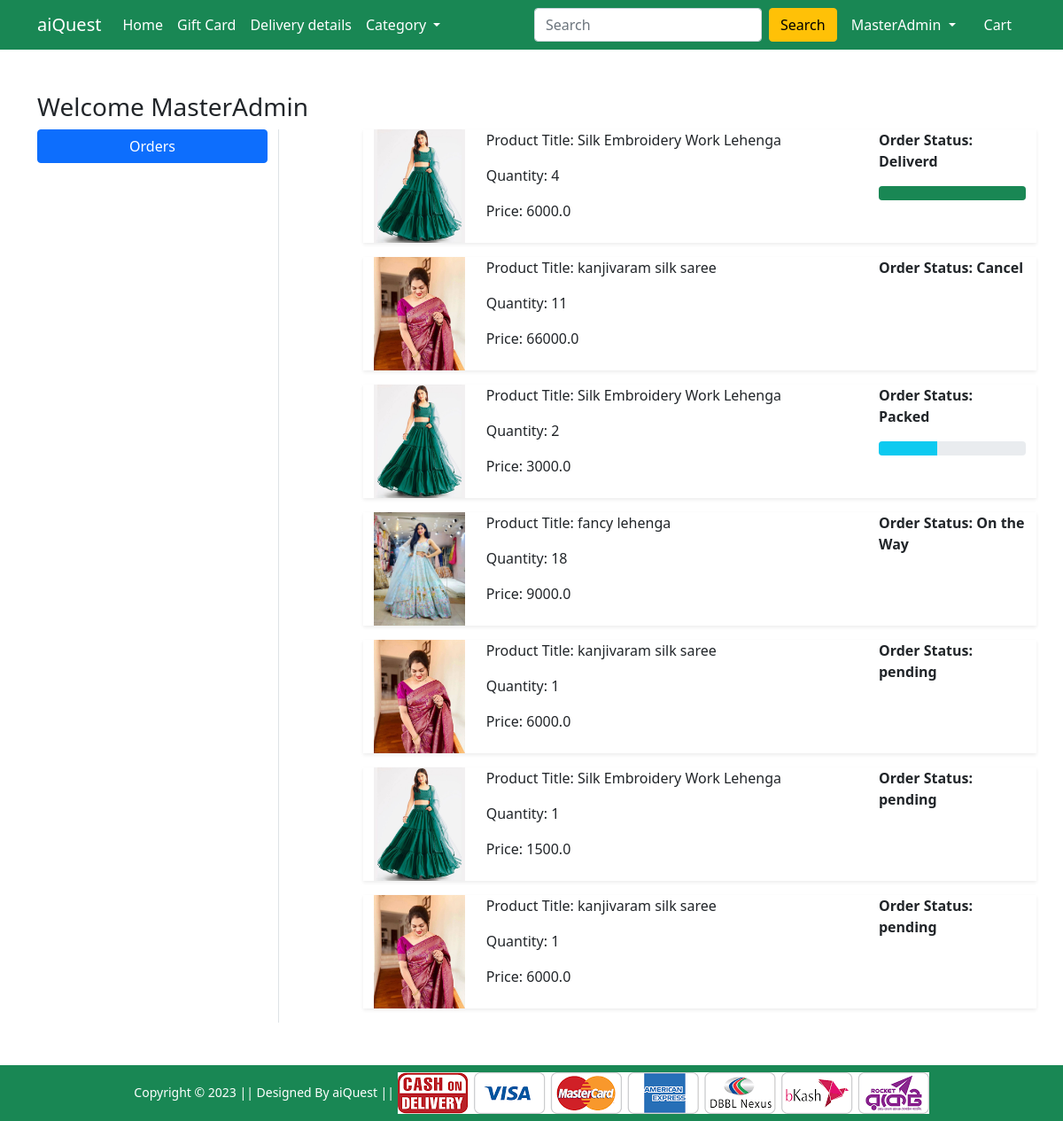
Screenshot of /orders/ (signed in) with the database file from the repository.
### Shop/models.py (models this page shows, shortened)
class OrderPlaced(models.Model):
    user = models.ForeignKey(User, on_delete=models.CASCADE)
    customar = models.ForeignKey(Customar, on_delete=models.CASCADE)
    product = models.ForeignKey(Product, on_delete=models.CASCADE)
    quantity = models.PositiveIntegerField(default=1)
    ordered_date = models.DateTimeField(auto_now_add=True)
    status = models.CharField(max_length=50, choices=STATUS_CHOICE, default='pending')
    @property
    def ammount(self):
        return self.quantity * self.product.discount_price

class Product(models.Model):
    title = models.CharField(max_length=100)
    selling_rice = models.FloatField()
    discount_price = models.FloatField()
    discription = models.TextField()
    brand = models.CharField(max_length=100)
    category = models.CharField(choices=CATEGORY_CHOICES, max_length=4)
    product_img = models.ImageField(upload_to='product_img')

### Shop/views.py (the view)
# urls.py: path('orders/', views.orders, name='orders'),
@login_required
def orders(request):
     order_placed = OrderPlaced.objects.filter(user=request.user)
     data ={
          'order_placed':order_placed,
     }
     return render(request, 'Shop/orders.html',data)

### Shop/templates/Shop/orders.html (shortened to what this page needs)
{% extends 'Shop/base.html' %}
{% load static %}
{% block main-content %}
<div class="container my-5">
    <div class="row">
        <h3>Welcome <span>{{request.user|capfirst}}</span></h3>
        <div class="col-sm-3 border-end">
            <ul class="list-unstyled">
                <li class="d-grid"><a href="{% url 'orders' %}" class="btn btn-primary">Orders</a></li>
            </ul>
        </div>
        <div class="col-sm-8 offset-sm-1">
            {% for op in order_placed %}
            <div class="row shadow-sm mb-3">
                <div class="col-sm-2">
                    <img src="{{op.product.product_img.url}}" alt="" srcset="" class="img-fluid" height="150"
                        width="150">
                </div>
                <div class="col-sm-7">
                    <p>Product Title: {{op.product.title}}</p>
                    <p>Quantity: {{op.quantity}}</p>
                    <p>Price: {{op.ammount}}</p>
                </div>
                <div class="col-sm-3 fw-bold">
                    <p>Order Status: {{op.status}}</p>
                    {% if op.status == 'Packed' %}
                    <div class="progress">
                        <div class="progress-bar bg-info" role="progressbar" style="width: 40%" aria-valuenow="40"
                            aria-valuemin="0" aria-valuemax="100">
                        </div>
                    </div>
                    {% endif %}
                    {% if op.status == 'Deliverd' %}
                    <div class="progress">
                        <div class="progress-bar bg-success" role="progressbar" style="width: 100%" aria-valuenow="100"
                            aria-valuemin="0" aria-valuemax="100">
                        </div>
                    </div>
                    {% endif %}
                </div>
            </div>
            {% endfor %}
        </div>
    </div>
</div>
{% endblock main-content %}

### Shop/templates/Shop/base.html (shortened to what this page needs)
<!doctype html>
{% load static %}
<html lang="en">
<head>
    <link href="https://cdn.jsdelivr.net/npm/bootstrap@5.0.0-beta1/dist/css/bootstrap.min.css" rel="stylesheet"
>
    <link rel="stylesheet" href="{% static 'Shop/css/owl.carousel.min.css' %}">
    <link rel="stylesheet" href="{% static 'Shop/css/all.min.css' %}">
    <link rel="stylesheet" href="{% static 'Shop/css/style.css' %}">
</head>
<body>
    <nav class="navbar navbar-expand-lg navbar-dark bg-success">
        <div class="container">
            <a class="navbar-brand" href="/">aiQuest</a>
            <div class="collapse navbar-collapse" id="navbarSupportedContent">
                <ul class="navbar-nav me-auto mb-2 mb-lg-0">
                    <li class="nav-item">
                        <a class="nav-link active" aria-current="page" href="/">Home</a>
                    </li>
                    <li class="nav-item">
                        <a class="nav-link active" aria-current="page" href="www.gmail.com">Gift Card</a>
                    </li>
                    <li class="nav-item">
                        <a class="nav-link active" aria-current="page" href="#">Delivery details</a>
                    </li>
                    <li class="nav-item dropdown">
                        <a class="nav-link dropdown-toggle text-white" href="#" id="electronicsDropdown" role="button"
                            data-bs-toggle="dropdown" aria-expanded="false">
                            Category
                        </a>
                    </li>
                </ul>
                <form class="d-flex" action="{% url 'search' %}" method="GET">
                    <input class="form-control me-2" name="quary" type="search" placeholder="Search" aria-label="Search">
                    <button class="btn btn-warning" type="submit">Search</button>
                </form>
                <div>
                    <ul class="navbar-nav me-auto mb-2 mb-lg-0">
                        <li class="nav-item dropdown mx-2">
                            {% if request.user.is_authenticated %}
                            <a class="nav-link dropdown-toggle text-white" href="#" id="profileDropdown" role="button"
                                data-bs-toggle="dropdown" aria-expanded="false">
                                {{request.user.username|capfirst}}
                            </a>
                        </li>
                        <li class="nav-item mx-2">
                            <a href="{% url 'my_cart' %}" class="nav-link text-white"> Cart </a>
                        </li>
                        {% endif %}
                    </ul>
                </div>
            </div>
        </div>
    </nav>
    {% block main-content %} {% endblock main-content %}
    <footer class="container-fluid bg-success text-center p-2 mt-5">
        <small class="text-white">Copyright &copy; 2023 || Designed By aiQuest || </small>
        <img src="{% static 'Shop/images/paymentlogo.png' %}" alt="" srcset="" class="img-fluid" height="2px">
    </footer>
</body>
</html>

### rows the page displays
OrderPlaced: product.product_img (picture), product "Silk Embroidery Work Lehenga", quantity "4", ammount "6000.0", status "Deliverd"
OrderPlaced: product.product_img (picture), product "kanjivaram silk saree", quantity "11", ammount "66000.0", status "Cancel"
OrderPlaced: product.product_img (picture), product "Silk Embroidery Work Lehenga", quantity "2", ammount "3000.0", status "Packed"
OrderPlaced: product.product_img (picture), product "fancy lehenga", quantity "18", ammount "9000.0", status "On the Way"
OrderPlaced: product.product_img (picture), product "kanjivaram silk saree", quantity "1", ammount "6000.0", status "pending"
OrderPlaced: product.product_img (picture), product "Silk Embroidery Work Lehenga", quantity "1", ammount "1500.0", status "pending"
OrderPlaced: product.product_img (picture), product "kanjivaram silk saree", quantity "1", ammount "6000.0", status "pending"

### other values shown
{{ request.user.username|capfirst }} "MasterAdmin"
{{ request.user|capfirst }} "MasterAdmin"
